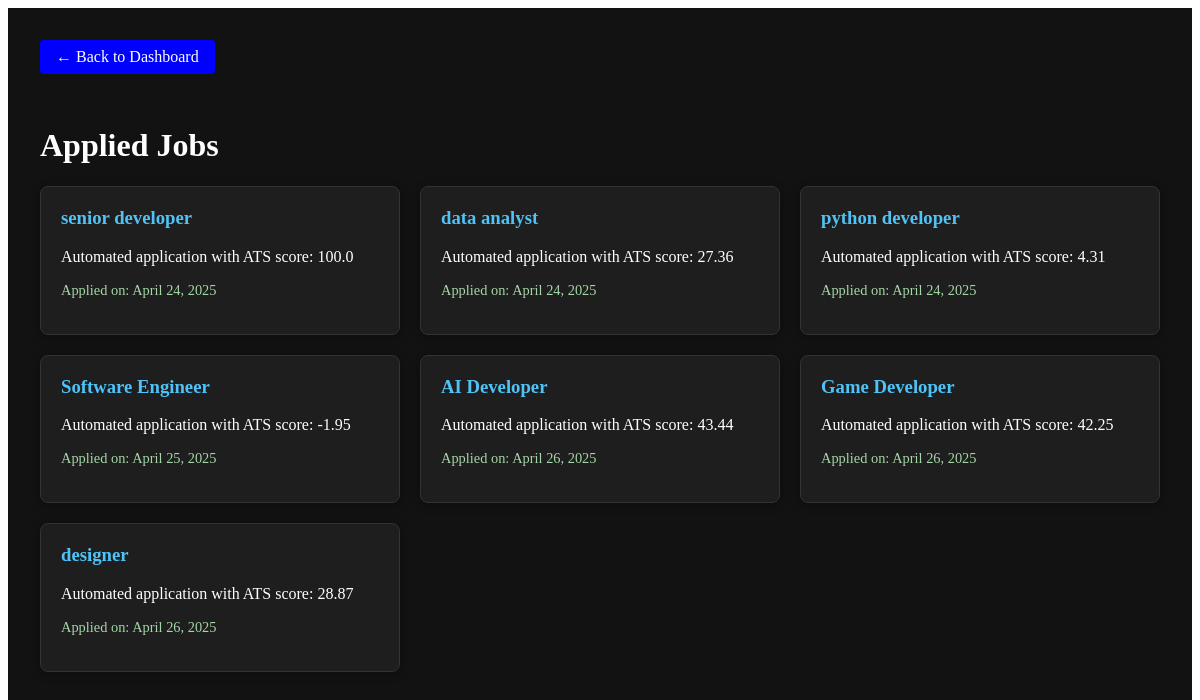
Screenshot of /candidate/applied-jobs/ (signed in) with the database file from the repository.
### HR/models.py (models this page shows, shortened)
class Application(models.Model):
    STATUS_CHOICES = [
        ('pending', 'Pending'),
        ('accepted', 'Accepted'),
        ('rejected', 'Rejected'),
    ]
    user = models.ForeignKey(
        settings.AUTH_USER_MODEL,
        on_delete=models.CASCADE,
        related_name='applications'
    )
    job = models.ForeignKey(
        Job,
        on_delete=models.CASCADE,
        related_name='applications',
    )
    job_role = models.CharField(max_length=255)
    description = models.TextField(default="No description available")
    resume_file = models.FileField(upload_to='applications/resumes/')
    overall_score = models.FloatField(default=0.0)
    status = models.CharField(
        max_length=20,
        choices=STATUS_CHOICES,
        default='pending'
    )
    created_at = models.DateTimeField(auto_now_add=True)
    updated_at = models.DateTimeField(auto_now=True)
    class Meta:
        unique_together = ('user', 'job')  # Prevent duplicate applications

### candidate/views.py (the view)
# urls.py: path('applied-jobs/', views.applied_jobs, name='applied-jobs'),
@login_required
def applied_jobs(request):
    applications = Application.objects.filter(user=request.user)
    context = {'applications': applications}
    return render(request, 'candidate/applied_jobs.html', context)

### candidate/templates/candidate/applied_jobs.html (shortened to what this page needs)
<div id="applied-jobs-section" class="dark-theme">
  <a href="{% url 'candidate:candidate_dashboard' %}" class="back-button">← Back to Dashboard</a>
  <h1>Applied Jobs</h1>
  {% if applications %}
  <div class="applied-jobs-container">
    {% for app in applications %}
    <div class="applied-job-card" data-status="{{ app.status }}">
      <h3>{{ app.job_role }}</h3>
      <p>{{ app.description|default:"No description available" }}</p>
      <div class="job-meta">
        <span class="date">Applied on: {{ app.created_at|date:"F d, Y" }}</span>
      </div>
    </div>
    {% endfor %}
  </div>
  {% else %}
  <p class="no-applications">You haven't applied to any jobs yet.</p>
  {% endif %}
</div>

### candidate/templates/candidate/applied_jobs.html (style rules this page uses)
.dark-theme { background-color: #121212; color: #ffffff; min-height: 100vh; padding: 2rem; }
.back-button { display: inline-block; color: #ffffff; background-color: blue; padding: 0.5rem 1rem; border-radius: 4px; text-decoration: none; margin-bottom: 2rem; transition: all 0.3s ease; }
.applied-jobs-container { display: grid; grid-template-columns: repeat(auto-fill, minmax(300px, 1fr)); gap: 20px; margin-top: 20px; }
.applied-job-card { border: 1px solid #333; border-radius: 8px; padding: 20px; background: #1e1e1e; box-shadow: 0 2px 10px rgba(0, 0, 0, 0.3); transition: transform 0.3s ease; }
.applied-job-card h3 { color: #4fc3f7; margin-top: 0; }
.job-meta { display: flex; flex-wrap: wrap; gap: 10px; margin: 15px 0; font-size: 0.9em; color: #b0b0b0; }
.date { color: #a5d6a7; }

### rows the page displays
Application: job_role "senior developer", description "Automated application with ATS score: 100.0", created_at "April 24, 2025"
Application: job_role "data analyst", description "Automated application with ATS score: 27.36", created_at "April 24, 2025"
Application: job_role "python developer", description "Automated application with ATS score: 4.31", created_at "April 24, 2025"
Application: job_role "Software Engineer", description "Automated application with ATS score: -1.95", created_at "April 25, 2025"
Application: job_role "AI Developer", description "Automated application with ATS score: 43.44", created_at "April 26, 2025"
Application: job_role "Game Developer", description "Automated application with ATS score: 42.25", created_at "April 26, 2025"
Application: job_role "designer", description "Automated application with ATS score: 28.87", created_at "April 26, 2025"
